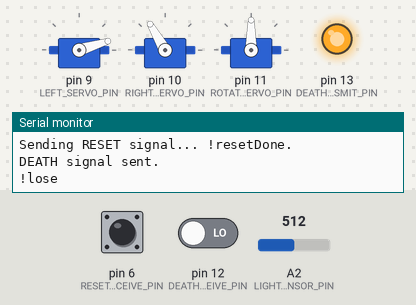
Bench run of a sketch on a simulated Arduino Uno, built with avr-gcc and run on an emulated ATmega328P. On the bench: 3 × servo, output pins drawn as LEDs (lit = HIGH), the last lines printed to the serial monitor. The inputs (shaded band) are chosen by the test bench; at power-on: pin 6 (RESET_SIGNAL_RECEIVE_PIN) LOW, pin 12 (DEATH_SIGNAL_RECEIVE_PIN) LOW, A2 (LIGHT_SENSOR_PIN) = 512. Pins used as bus, display or sensor lines are not drawn.

Above: at 1.2 s.
1.3 s: pin 6 (RESET_SIGNAL_RECEIVE_PIN) pulled HIGH for 3.2 s
At 2.4 s:
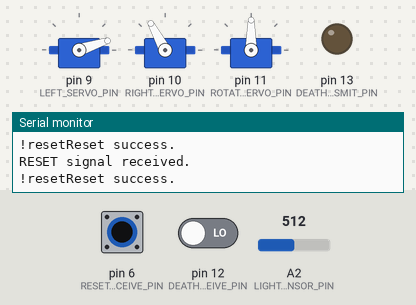
7.5 s: pin 6 (RESET_SIGNAL_RECEIVE_PIN) pulled HIGH for 0.15 s
At 9.52 s:
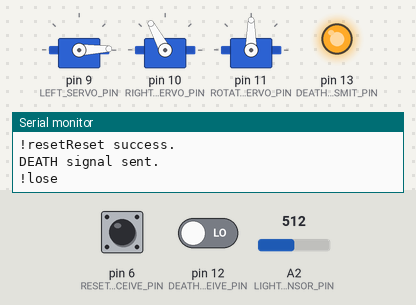
10.5 s: pin 6 (RESET_SIGNAL_RECEIVE_PIN) driven HIGH and pin 12 (DEATH_SIGNAL_RECEIVE_PIN) driven HIGH
At 11.9 s:
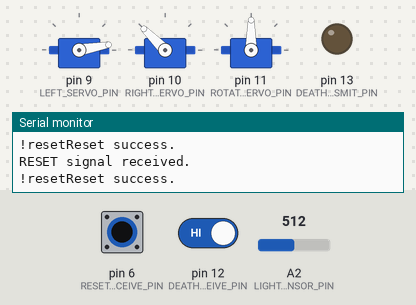
13.5 s: pin 6 (RESET_SIGNAL_RECEIVE_PIN) driven LOW
16.5 s: pin 12 (DEATH_SIGNAL_RECEIVE_PIN) driven LOW
At 17.75 s:
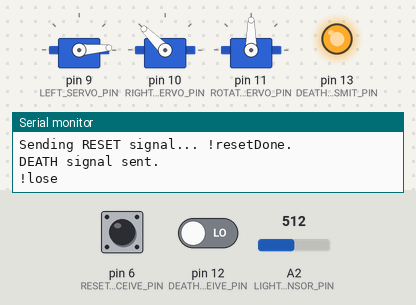
19.5 s: pin 6 (RESET_SIGNAL_RECEIVE_PIN) driven HIGH
At 20.4 s:
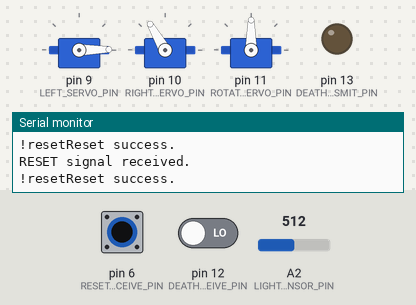
Timing chart, 0 to 22.5 s (numbered marks = the images above; inputs shaded):
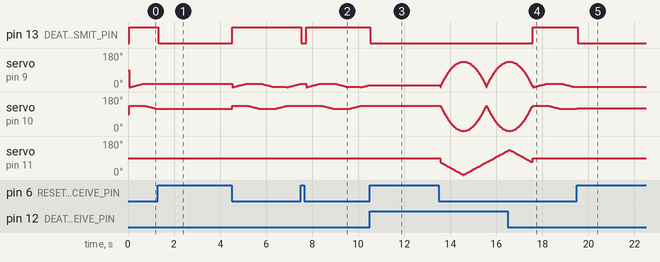

Measured:
- after the input at 1.3 s, pin 13 (DEATH_SIGNAL_TRANSMIT_PIN): HIGH → LOW at once, → HIGH 3.2 s later
- after the input at 7.5 s, pin 13 (DEATH_SIGNAL_TRANSMIT_PIN): HIGH → LOW at once, → HIGH 0.20 s later
- after the input at 10.5 s, pin 13 (DEATH_SIGNAL_TRANSMIT_PIN): HIGH → LOW at once; servo on pin 9 (LEFT_SERVO_PIN): stops changing and stays 10°; servo on pin 10 (RIGHT_SERVO_PIN): stops changing and stays 135°
- after the input at 16.5 s, pin 13 (DEATH_SIGNAL_TRANSMIT_PIN): LOW → HIGH after 1.1 s
- after the input at 19.5 s, pin 13 (DEATH_SIGNAL_TRANSMIT_PIN): HIGH → LOW at once; servo on pin 9 (LEFT_SERVO_PIN): stops changing and stays 1°; servo on pin 10 (RIGHT_SERVO_PIN): stops changing and stays 120°

The sketch:

midterm.ino
```cpp
#include <Servo.h>
// Version 7
#define ANTI_NOISE 3
#define LASER_THRESHOLD 900
#define ROTATE_SERVO_SPEED 1
#define DANCE_REPEAT 1

#define MAX_ANGLE 135
const int HALF_MAX_ANGLE = MAX_ANGLE / 2;
#define FPS 30
#define WIN_ANIMATION_INTERVAL 2.f
#define LOSE_ANIMATION_INTERVAL 2.4f
#define LOSE_ANIMATION_MAGNITUDE 30
const int DELAY = 1000 / FPS;

#define LEFT_SERVO_PIN 9
#define RIGHT_SERVO_PIN 10
#define ROTATE_SERVO_PIN 11
#define LEFT_SENSOR_PIN A0
#define RIGHT_SENSOR_PIN A1
#define LIGHT_SENSOR_PIN A2
#define DEATH_SIGNAL_RECEIVE_PIN 12
#define DEATH_SIGNAL_TRANSMIT_PIN 13
#define RESET_SIGNAL_RECEIVE_PIN 6
#define RESET_SIGNAL_TRANSMIT_PIN 7

Servo leftServo;
Servo rightServo;
Servo rotateServo;
bool did_win;   // Distributed computing lol
bool did_lose;
bool is_master;
int win_dance_count;

void setup() {
    Serial.begin(9600);
    leftServo.attach(LEFT_SERVO_PIN);
    rightServo.attach(RIGHT_SERVO_PIN);
    rotateServo.attach(ROTATE_SERVO_PIN);
    pinMode(DEATH_SIGNAL_RECEIVE_PIN, INPUT);
    pinMode(DEATH_SIGNAL_TRANSMIT_PIN, OUTPUT);
    pinMode(RESET_SIGNAL_RECEIVE_PIN, INPUT);
    pinMode(RESET_SIGNAL_TRANSMIT_PIN, OUTPUT);
    resetStates();
    transmitReset();
}

void loop() {
    //Serial.println(analogRead(LIGHT_SENSOR_PIN)); ////
    if (checkReset()) return;
    if (!did_win && !did_lose) {
        checkDeath();
    }
    if (did_win) {
        if (win_dance_count >= DANCE_REPEAT) {
            resetStates();
            transmitReset();
            return;
        }
        winAnimation();
        win_dance_count ++;
        return;
    }
    if (did_lose) {
        loseAnimation();
        return;
    }
    handleUser();
    rotateTheServo();
    delay(15);
}

int last_left_angle;
int last_right_angle;
void handleUser() {
    int left_angle = myMap(analogRead(LEFT_SENSOR_PIN));
    int right_angle = myMap(analogRead(RIGHT_SENSOR_PIN));
    Serial.println(right_angle); ////
    if (abs(left_angle - last_left_angle) > ANTI_NOISE) {
        last_left_angle = left_angle;
        leftServo.write(left_angle);
    }
    if (abs(right_angle - last_right_angle) > ANTI_NOISE) {
        last_right_angle = right_angle;
        rightServo.write(right_angle);
    }
}

int myMap(int x) {  // I don't trust `map()`
    return int((float(x) / 1024.f) * float(MAX_ANGLE));
}

int rotate_servo_progress;
void rotateTheServo() {
    int output_angle = abs(rotate_servo_progress - 180);
    if (is_master) {
        rotateServo.write(output_angle);
    } else {
        rotateServo.write(180 - output_angle);
    }
    rotate_servo_progress -= ROTATE_SERVO_SPEED;
    if (rotate_servo_progress == 0) {
        rotate_servo_progress = 360;
    }
}

void transmitReset() {
    digitalWrite(RESET_SIGNAL_TRANSMIT_PIN, HIGH);
    Serial.print("Sending RESET signal... ");
    Serial.print("!reset");
    delay(50);
    Serial.println("Done. ");
    digitalWrite(RESET_SIGNAL_TRANSMIT_PIN, LOW);
    is_master = true;
}

bool checkReset() {
    if (digitalRead(RESET_SIGNAL_RECEIVE_PIN) == HIGH) {
        resetStates();
        Serial.println("RESET signal received.");
        Serial.print("!reset");
        delay(100);
        Serial.println("Reset success.");
        is_master = false;
        return true;
    }
    return false;
}

void resetStates() {
    did_lose = false;
    did_win = false;
    rotate_servo_progress = 360;
    digitalWrite(RESET_SIGNAL_TRANSMIT_PIN, LOW);
    digitalWrite(DEATH_SIGNAL_TRANSMIT_PIN, LOW);
    last_left_angle = -ANTI_NOISE - 1;
    last_right_angle = -ANTI_NOISE - 1;
}

void checkDeath() {
    did_win = digitalRead(DEATH_SIGNAL_RECEIVE_PIN);
    if (did_win) {
        Serial.println("DEATH signal received. ");
        Serial.println("!win");
        win_dance_count = 0;
        return;
    }
    // Serial.println(analogRead(LIGHT_SENSOR_PIN)); ////
    if (analogRead(LIGHT_SENSOR_PIN) < LASER_THRESHOLD) {
        did_lose = true;
        digitalWrite(DEATH_SIGNAL_TRANSMIT_PIN, HIGH);
        Serial.println("DEATH signal sent. ");
        Serial.println("!lose");
    }
}

const int WIN_N_FRAMES = int(float(FPS) * WIN_ANIMATION_INTERVAL);
void winAnimation() {
    for (int k = -1; k < 3; k += 2) {
        for (int i = 0; i < WIN_N_FRAMES; i ++) {
            delay(DELAY);
            if (checkReset()) return;
            float progressx2 = float(2 * i) / float(WIN_N_FRAMES);
            int angle = int((1.f - sq(progressx2 - 1.f)) * MAX_ANGLE);
            leftServo.write(angle);
            rightServo.write(MAX_ANGLE - angle);
            if (i < WIN_N_FRAMES / 2)  {
                rotateServo.write(HALF_MAX_ANGLE + int(progressx2 * HALF_MAX_ANGLE) * k);
            } else {
                rotateServo.write(HALF_MAX_ANGLE + int((2.f - progressx2) * HALF_MAX_ANGLE) * k);
            }
        }
    }
}

const int LOSE_N_FRAMES = int(float(FPS) * LOSE_ANIMATION_INTERVAL);
const int LOSE_FRAME_SEP_1 = int(float(LOSE_N_FRAMES) * 0.25f);
const int LOSE_FRAME_SEP_2 = int(float(LOSE_N_FRAMES) * 0.5f);
const int LOSE_FRAME_SEP_3 = int(float(LOSE_N_FRAMES) * 0.75f);
const float LOSE_DEGREE_PER_FRAME = LOSE_ANIMATION_MAGNITUDE / LOSE_FRAME_SEP_1;
void loseAnimation() {
    leftServo.write(0);
    rightServo.write(MAX_ANGLE);
    rotateServo.write(90);
    for (int i = 0; i < LOSE_N_FRAMES; i ++) {
        delay(DELAY);
        if (checkReset()) return;
        if (i < LOSE_FRAME_SEP_1) {
            leftServo.write(i * LOSE_DEGREE_PER_FRAME);
        } else if (i < LOSE_FRAME_SEP_2) {
            rightServo.write(MAX_ANGLE - (i - LOSE_FRAME_SEP_1) * LOSE_DEGREE_PER_FRAME);
        } else if (i < LOSE_FRAME_SEP_3) {
            leftServo.write((LOSE_FRAME_SEP_3 - i) * LOSE_DEGREE_PER_FRAME);
        } else {
            rightServo.write(MAX_ANGLE - (LOSE_N_FRAMES - i) * LOSE_DEGREE_PER_FRAME);
        }
    }
}
```
